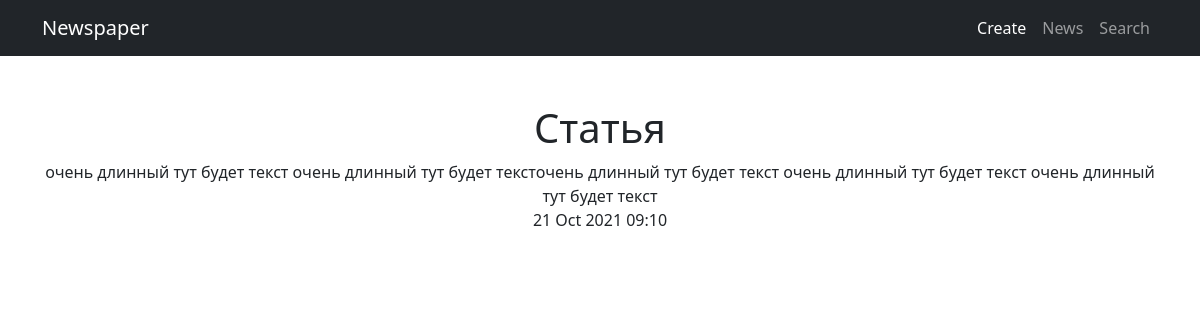
The page /news/3 on the database as committed earlier.
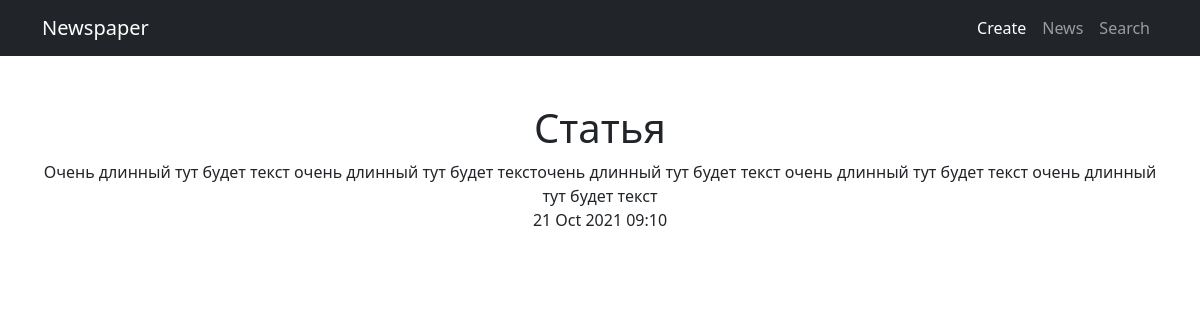
The same page on the database as committed later.
### newapp/models.py (models this page shows, shortened)
class Post(models.Model):
    author = models.ForeignKey(Author, on_delete=models.CASCADE)
    NEWS = 'NW'
    ARTICLE = 'AR'
    CATEGORY_CHOICES = (
        (NEWS, 'Новости'),
        (ARTICLE, 'Статья')
    )
    categoryType = models.CharField(max_length=2, choices=CATEGORY_CHOICES, default=ARTICLE)
    dateCreation = models.DateTimeField(auto_now_add=True)
    postCategory = models.ManyToManyField(Category, through='PostCategory')
    title = models.CharField(max_length=128)
    text = models.TextField()
    rating = models.SmallIntegerField(default=0)

### newapp/views.py (the view)
# urls.py: path('<int:pk>', PostDetail.as_view(), name='post'),
class PostDetail(DetailView):
    model = Post
    template_name = 'new.html'
    context_object_name = 'new'

### newapp/templatetags/custom_filters.py (called while the page is built)
@register.filter(name='cenzor')
def cenzor(text):
    cenzor_text = ''
    for word in text.split()[:]:
        if word.strip(',.\'"').lower() in CENZOR_VOCABULARY:
           word = f'{word[0]}{re.sub("[a-zA-zа-яА-ЯёЁ]","*", word[1:-1])}{word[-1:]}'
        cenzor_text += f' {word}'
    return cenzor_text

### templates/new.html (shortened to what this page needs)
{% extends 'flatpages/default.html' %}
{% load custom_filters %}
{% block content %}
<h1>{{ new.title | cenzor }}</h1>
<div>{{ new.text | cenzor }}</div>
<p>{{ new.dateCreation |date:'d M Y h:m'}}</p>
{% endblock content %}

Rows that differ between the two databases and show on the page:
changed Post "Статья": text|cenzor "очень длинный тут будет текст очень длинный тут будет тексточень длинный тут будет текст очень длинный тут будет текст очень длинный тут будет текст" → "Очень длинный тут будет текст очень длинный тут будет тексточень длинный тут будет текст очень длинный тут будет текст очень длинный тут будет текст"
